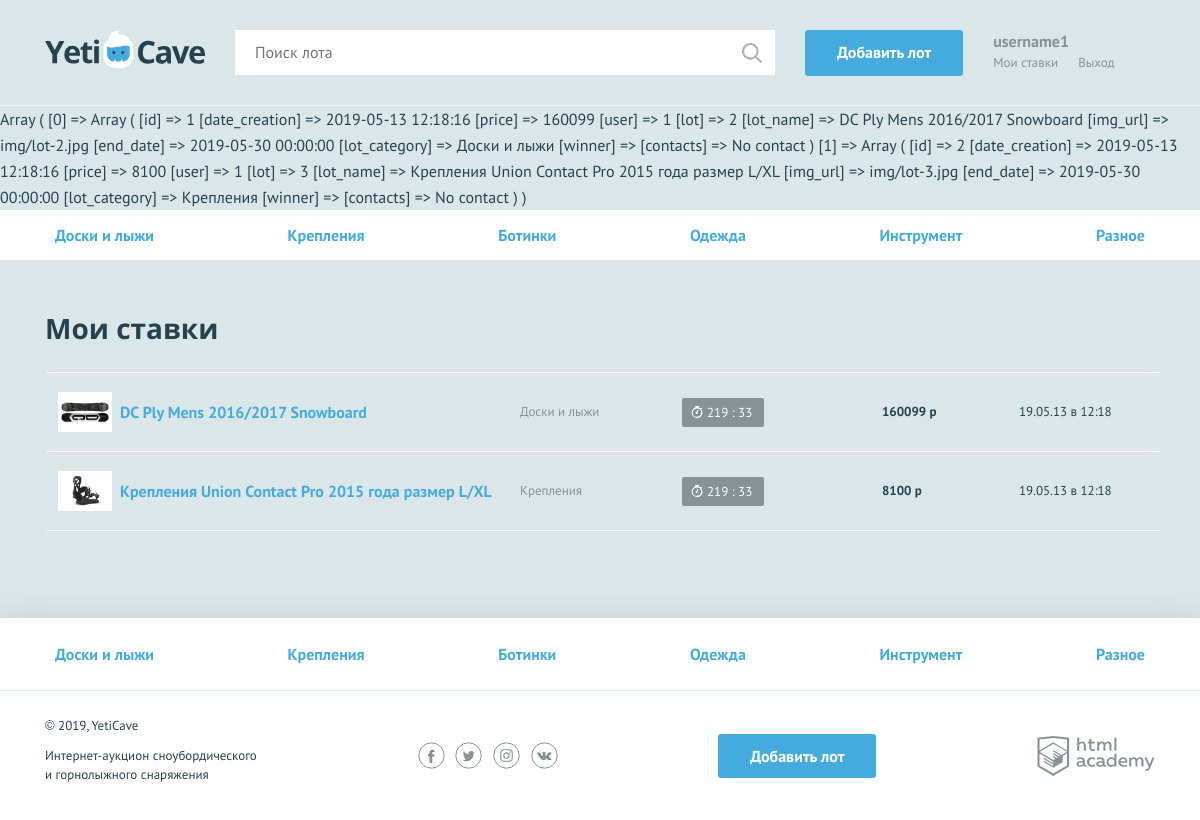
/my-bets.php (signed in), run on an earlier commit of the app's database.
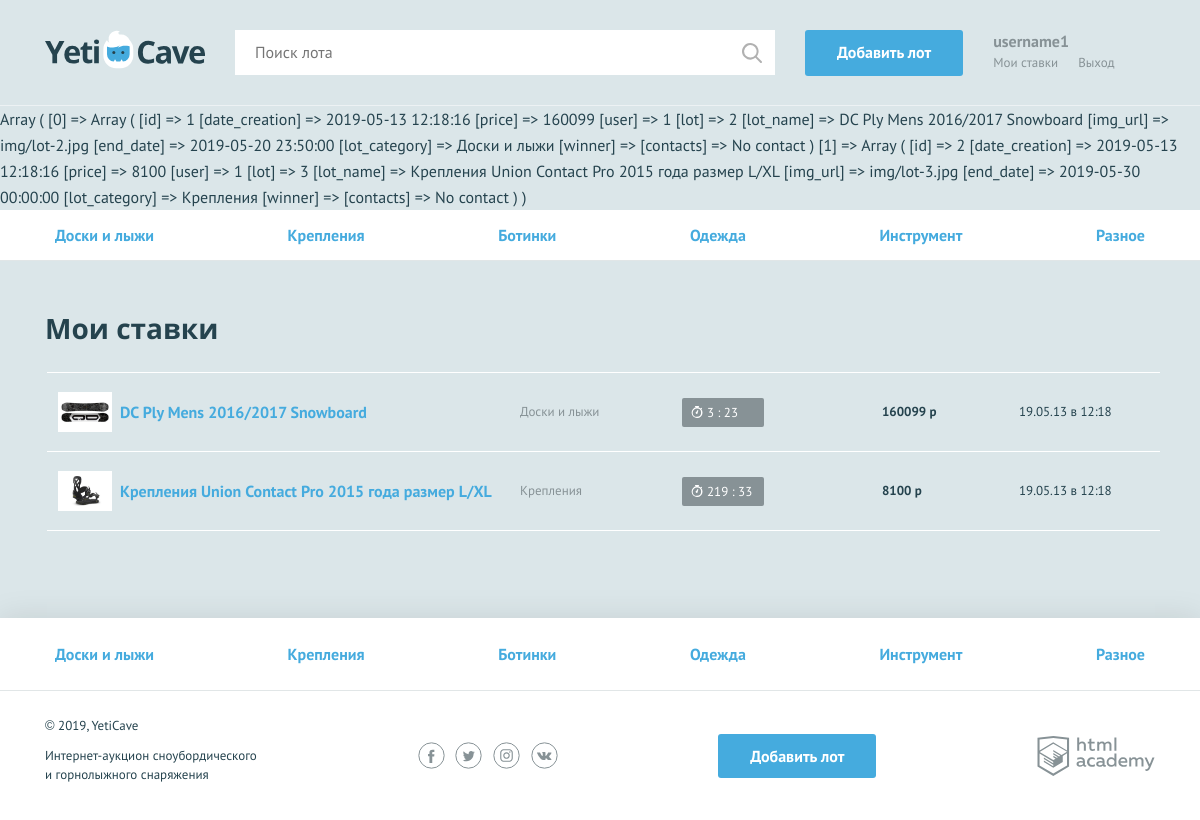
And on a later commit of the database.
### tables this page shows
CREATE TABLE bet (
	id            INT AUTO_INCREMENT PRIMARY KEY,
	date_creation TIMESTAMP DEFAULT CURRENT_TIMESTAMP,
	price         INT NOT NULL,
	user          INT,
	lot           INT,
	FOREIGN KEY (user) REFERENCES users(id),
	FOREIGN KEY (lot) REFERENCES lot(id)
);

CREATE TABLE lot (
	id            INT AUTO_INCREMENT PRIMARY KEY,
	date_creation TIMESTAMP DEFAULT CURRENT_TIMESTAMP,
	name          VARCHAR(64) NOT NULL,
	description   TEXT NOT NULL,
  lot_category  VARCHAR(64),
	img_url       VARCHAR(255) NOT NULL,
	start_price   INT NOT NULL,
	end_date      TIMESTAMP NOT NULL,
	step          INT NOT NULL,
	author        INT,
	winner        INT,
	category      INT,
	FOREIGN KEY (author) REFERENCES users(id),
	FOREIGN KEY (winner) REFERENCES users(id),
	FOREIGN KEY (category) REFERENCES category(id)
);

### helpers.php (called while the page is built, shortened)
<?php
function db_get_prepare_stmt($link, $sql, $data = []) {
    $stmt = mysqli_prepare($link, $sql);
    return $stmt;
}
function include_template($name, array $data = []) {
    $name = 'templates/' . $name;
    extract($data);
    require $name;
    $result = ob_get_clean();
    return $result;
}
function get_back_time($lot_time) {
    $diff = strtotime('now') - strtotime($lot_time);
    $hour = floor($diff / 3600);
    $minute = floor(($diff % 3600) / 60);
    if ($hour > 24) {
        $back_time = date('y.m.d \в H:i', strtotime($lot_time));
    }
    elseif ($hour >= 1) {
        $back_time = "{$hour} " . get_noun_plural_form($hour, 'час', 'часа', 'часов') . " назад";
    }
    else {
        $back_time = "{$minute} " . get_noun_plural_form($minute, 'минута', 'минуты', 'минут') . " назад";
    };
    return $back_time;
}

### functions.php (called while the page is built, shortened)
<?php
function end_time($end_date) {
    $delta = strtotime($end_date) - strtotime('now');
    $hours = floor($delta / 3600);
    $minutes = floor(($delta - $hours * 3600) / 60);
    return "{$hours} : {$minutes}";
};
function end_sale_time($end_date) {
    return $minutes = (strtotime($end_date) - strtotime('now')) / 60;
};
function db_fetch_data($link, $sql, $data = []) {
    $stmt = db_get_prepare_stmt($link, $sql, $data);
    mysqli_stmt_execute($stmt);
    $res = mysqli_stmt_get_result($stmt);
    return $res;
};
function get_layout($content, $title, $user_name, $categories) {
    return $layout = include_template('layout.php', [
        'page_content' => $content,
        'page_title' => $title,
        'user_name' => $user_name,
        'categories' => $categories,
    ]);
};
?>

### templates/my-bets.php (the view, shortened to what the changed rows need)
<?
print_r($bets);
?>
<nav class="nav">
    </nav>
    <section class="rates container">
      <h2>Мои ставки</h2>
      <table class="rates__list">
        <? foreach ($bets as $value): ?>
            <? if (strtotime($value['end_date']) > strtotime('now')) : ?>
                <tr class="rates__item">
            <? elseif ($value['winner'] == $user_id) : ?>
                <tr class="rates__item rates__item--win">
            <? else : ?>
                <tr class="rates__item rates__item--end">
            <? endif; ?>
                <td class="rates__info">
                    <div class="rates__img">
                        <img src="<?=$value['img_url'];?>" width="54" height="40" alt="Сноуборд">
                    </div>
                    <div>
                        <h3 class="rates__title"><a href="lot.php?lot_id=<?=$value['lot'];?>"><?=$value['lot_name'];?></a></h3>
                    </div>
                </td>
                <td class="rates__category">
                    <?=$value['lot_category'];?>
                </td>
                <td class="rates__timer">
                <? if (strtotime($value['end_date']) > strtotime('now')) : ?>
                    <div class="timer <?=end_sale_time($value['end_date']) <= 60 ? "timer--finishing" : ""; ?>">
                        <?=end_time($value['end_date']); ?>
                    </div>
                <? elseif ($value['winner'] == $user_id) : ?>
                    <div class="timer timer--win">
                        Ставка выиграла
                    </div>
                <? else : ?>
                    <div class="timer timer--end">
                        Торги окончены
                    </div>
                <? endif; ?>
                </td>
                <td class="rates__price">
                    <?=$value['price'];?> р
                </td>
                <td class="rates__time">
                    <?=get_back_time($value['date_creation']); ?>
                </td>
            </tr>
        <? endforeach; ?>
      </table>
    </section>
  </main>

### templates/layout.php (shortened to what the changed rows need)
<!DOCTYPE html>
<html lang="ru">
<head>
    <link href="../css/normalize.min.css" rel="stylesheet">
    <link href="../css/style.css" rel="stylesheet">
    <link href="<?=$flatpickr; ?>" rel="stylesheet">
</head>
<body>
<div class="page-wrapper">
<header class="main-header">
    <div class="main-header__container container">
    </div>
</header>
<main class="<?=$main_class ? $main_class : ""; ?>">
    <?=$page_content; ?>
</div>
</body>
</html>

What changed in the data, as far as the page shows it:
changed through a linked row, bet "DC Ply Mens 2016/2017 Snowboard": lot.end_date "219 : 33" → "3 : 23"
Also different on the page:
$page_content: "…=> img/lot-2.jpg [end_date] => 2019-05-30 00:00:00 [lot_category] => Доски и…" → "…=> img/lot-2.jpg [end_date] => 2019-05-20 23:50:00 [lot_category] => Доски и…"
